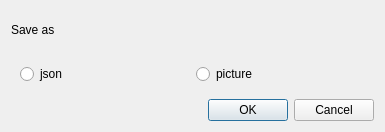
<?xml version="1.0" encoding="UTF-8"?>
<ui version="4.0">
 <class>saveType</class>
 <widget class="QDialog" name="saveType">
  <property name="geometry">
   <rect>
    <x>0</x>
    <y>0</y>
    <width>385</width>
    <height>132</height>
   </rect>
  </property>
  <property name="sizePolicy">
   <sizepolicy hsizetype="Fixed" vsizetype="Fixed">
    <horstretch>0</horstretch>
    <verstretch>0</verstretch>
   </sizepolicy>
  </property>
  <property name="windowTitle">
   <string>Dialog</string>
  </property>
  <layout class="QVBoxLayout" name="verticalLayout">
   <item>
    <widget class="QLabel" name="label">
     <property name="text">
      <string>Save as</string>
     </property>
    </widget>
   </item>
   <item>
    <widget class="QWidget" name="widget" native="true">
     <layout class="QHBoxLayout" name="horizontalLayout">
      <item>
       <widget class="QRadioButton" name="radioButton">
        <property name="text">
         <string>json</string>
        </property>
       </widget>
      </item>
      <item>
       <widget class="QRadioButton" name="radioButton_2">
        <property name="text">
         <string>picture</string>
        </property>
       </widget>
      </item>
     </layout>
    </widget>
   </item>
   <item>
    <widget class="QDialogButtonBox" name="buttonBox">
     <property name="orientation">
      <enum>Qt::Orientation::Horizontal</enum>
     </property>
     <property name="standardButtons">
      <set>QDialogButtonBox::StandardButton::Cancel|QDialogButtonBox::StandardButton::Ok</set>
     </property>
    </widget>
   </item>
  </layout>
 </widget>
 <resources/>
 <connections>
  <connection>
   <sender>buttonBox</sender>
   <signal>accepted()</signal>
   <receiver>saveType</receiver>
   <slot>accept()</slot>
   <hints>
    <hint type="sourcelabel">
     <x>259</x>
     <y>288</y>
    </hint>
    <hint type="destinationlabel">
     <x>157</x>
     <y>274</y>
    </hint>
   </hints>
  </connection>
  <connection>
   <sender>buttonBox</sender>
   <signal>rejected()</signal>
   <receiver>saveType</receiver>
   <slot>reject()</slot>
   <hints>
    <hint type="sourcelabel">
     <x>316</x>
     <y>260</y>
    </hint>
    <hint type="destinationlabel">
     <x>286</x>
     <y>274</y>
    </hint>
   </hints>
  </connection>
  <connection>
   <sender>radioButton_2</sender>
   <signal>clicked()</signal>
   <receiver>saveType</receiver>
   <slot>bmp()</slot>
   <hints>
    <hint type="sourcelabel">
     <x>223</x>
     <y>226</y>
    </hint>
    <hint type="destinationlabel">
     <x>396</x>
     <y>225</y>
    </hint>
   </hints>
  </connection>
  <connection>
   <sender>radioButton</sender>
   <signal>clicked()</signal>
   <receiver>saveType</receiver>
   <slot>json()</slot>
   <hints>
    <hint type="sourcelabel">
     <x>128</x>
     <y>235</y>
    </hint>
    <hint type="destinationlabel">
     <x>6</x>
     <y>243</y>
    </hint>
   </hints>
  </connection>
 </connections>
 <slots>
  <slot>bmp()</slot>
  <slot>json()</slot>
 </slots>
</ui>
